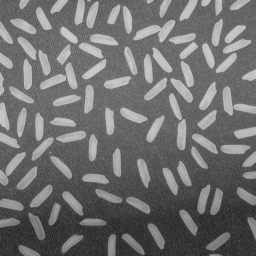
%> input picture rice.png, 256 x 256 px
$ octave T33.m   (GNU Octave 9; MATLAB toolbox functions it lacks are replaced by stand-ins)
%> lines starting %> are read from the running program, lines starting %| are printed output that depends on the picture
clc;
clear all;
I=imread('rice.png');
%> I is the input picture: size 256x256 uint8; min 40, max 204, mean 111.2
I=im2double(I);
%> I: size 256x256 double
figure;
imshow(I);
title('原始图像');
[height,width]=size(I);
%> height = 256; width = 256
threshold_value=0.5;
for i=2:height-1
    for j=2:width-1
        Dx=[I(i+1,j-1)-I(i-1,j-1)]+[I(i+1,j)-I(i-1,j)]+[I(i+1,j+1)-I(i-1,j+1)];
        Dy=[I(i-1,j+1)-I(i-1,j-1)]+[I(i,j+1)-I(i,j-1)]+[I(i+1,j+1)-I(i+1,j-1)];
        P(i,j)=sqrt(Dx^2+Dy^2);
          if (P(i,j)>threshold_value)
            P(i,j)=255;
          else
              P(i,j)=0;
    end
    end
end
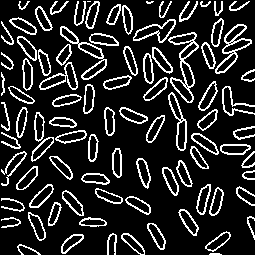
%> P: size 255x255 double; 16.2% white in thin lines or dots
imshow(P);
title('prewitt边缘检测图像');

[ROW,COL] = size(I)
%> ROW = 256; COL = 256
 Median_Img = double(I);
 Sobel_Threshold = 1.5;
 Sobel_Img = zeros(ROW,COL);
 for r = 2:ROW-1
     for c = 2:COL-1
         Sobel_x = Median_Img(r-1,c+1) + 2*Median_Img(r,c+1) + Median_Img(r+1,c+1) - Median_Img(r-1,c-1) - 2*Median_Img(r,c-1) - Median_Img(r+1,c-1);
         Sobel_y = Median_Img(r-1,c-1) + 2*Median_Img(r-1,c) + Median_Img(r-1,c+1) - Median_Img(r+1,c-1) - 2*Median_Img(r+1,c) - Median_Img(r+1,c+1);
         Sobel_Num = abs(Sobel_x) + abs(Sobel_y);
         %Sobel_Num = sqrt(Sobel_x^2 + Sobel_y^2);
         if(Sobel_Num > Sobel_Threshold)
             Sobel_Img(r,c)=255;
         else
             Sobel_Img(r,c)=0;
         end
     end
 end
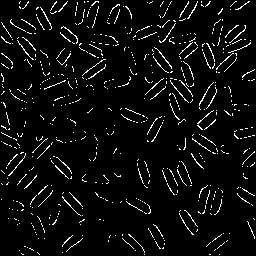
%> Sobel_Img: size 256x256 double; 5.1% white in thin lines or dots
 figure;
 imshow(Sobel_Img);
  title('Sobel边缘检测图像');
